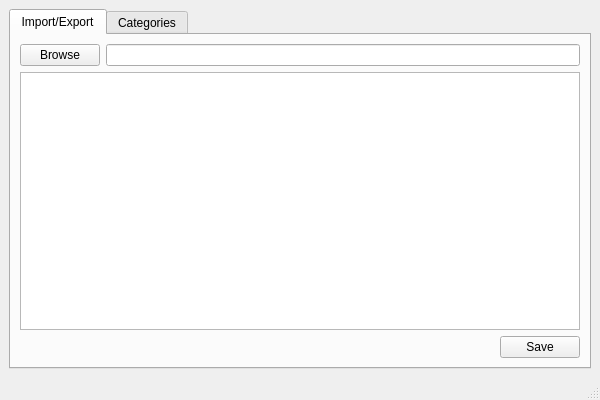
<?xml version="1.0" encoding="UTF-8"?>
<ui version="4.0">
 <class>MainWindow</class>
 <widget class="QMainWindow" name="MainWindow">
  <property name="geometry">
   <rect>
    <x>0</x>
    <y>0</y>
    <width>600</width>
    <height>400</height>
   </rect>
  </property>
  <property name="windowTitle">
   <string>BioPython</string>
  </property>
  <widget class="QWidget" name="centralwidget">
   <layout class="QVBoxLayout" name="verticalLayout">
    <item>
     <widget class="QTabWidget" name="tabWidget">
      <property name="currentIndex">
       <number>0</number>
      </property>
      <widget class="QWidget" name="tableTab">
       <attribute name="title">
        <string>Import/Export</string>
       </attribute>
       <layout class="QGridLayout" name="gridLayout">
        <item row="0" column="0">
         <widget class="QPushButton" name="browseBtn">
          <property name="text">
           <string>Browse</string>
          </property>
         </widget>
        </item>
        <item row="0" column="1" colspan="2">
         <widget class="QLineEdit" name="browseLine"/>
        </item>
        <item row="2" column="2">
         <widget class="QPushButton" name="saveBtn">
          <property name="text">
           <string>Save</string>
          </property>
         </widget>
        </item>
        <item row="1" column="0" colspan="3">
         <widget class="QTreeView" name="tableView"/>
        </item>
        <item row="2" column="1">
         <spacer name="tableTabSpacer">
          <property name="orientation">
           <enum>Qt::Horizontal</enum>
          </property>
          <property name="sizeHint" stdset="0">
           <size>
            <width>40</width>
            <height>20</height>
           </size>
          </property>
         </spacer>
        </item>
       </layout>
      </widget>
      <widget class="QWidget" name="treeTab">
       <attribute name="title">
        <string>Categories</string>
       </attribute>
       <layout class="QHBoxLayout" name="horizontalLayout">
        <item>
         <widget class="QFrame" name="pizzaFrame">
          <property name="sizePolicy">
           <sizepolicy hsizetype="Fixed" vsizetype="Preferred">
            <horstretch>0</horstretch>
            <verstretch>0</verstretch>
           </sizepolicy>
          </property>
          <property name="minimumSize">
           <size>
            <width>200</width>
            <height>0</height>
           </size>
          </property>
          <property name="frameShape">
           <enum>QFrame::StyledPanel</enum>
          </property>
          <property name="frameShadow">
           <enum>QFrame::Raised</enum>
          </property>
         </widget>
        </item>
        <item>
         <widget class="QTreeView" name="treeView"/>
        </item>
       </layout>
      </widget>
     </widget>
    </item>
   </layout>
  </widget>
  <widget class="QMenuBar" name="menubar">
   <property name="geometry">
    <rect>
     <x>0</x>
     <y>0</y>
     <width>600</width>
     <height>20</height>
    </rect>
   </property>
  </widget>
  <widget class="QStatusBar" name="statusbar"/>
 </widget>
 <resources/>
 <connections/>
</ui>
